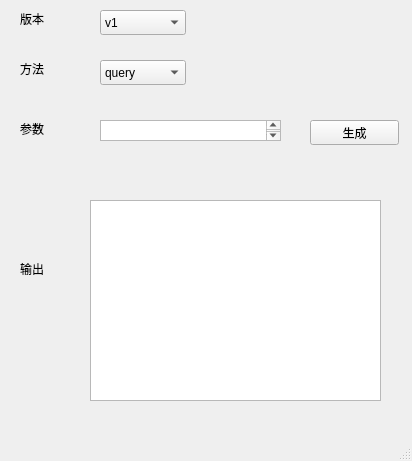
<?xml version="1.0" encoding="UTF-8"?>
<ui version="4.0">
 <class>MainWindow</class>
 <widget class="QMainWindow" name="MainWindow">
  <property name="geometry">
   <rect>
    <x>0</x>
    <y>0</y>
    <width>412</width>
    <height>461</height>
   </rect>
  </property>
  <property name="windowTitle">
   <string>MainWindow</string>
  </property>
  <widget class="QWidget" name="centralwidget">
   <widget class="QComboBox" name="comboBox">
    <property name="geometry">
     <rect>
      <x>100</x>
      <y>10</y>
      <width>86</width>
      <height>25</height>
     </rect>
    </property>
    <item>
     <property name="text">
      <string>v1</string>
     </property>
    </item>
   </widget>
   <widget class="QLabel" name="label">
    <property name="geometry">
     <rect>
      <x>20</x>
      <y>10</y>
      <width>67</width>
      <height>17</height>
     </rect>
    </property>
    <property name="text">
     <string>版本</string>
    </property>
   </widget>
   <widget class="QLabel" name="label_2">
    <property name="geometry">
     <rect>
      <x>20</x>
      <y>60</y>
      <width>67</width>
      <height>17</height>
     </rect>
    </property>
    <property name="text">
     <string>方法</string>
    </property>
   </widget>
   <widget class="QComboBox" name="comboBox_2">
    <property name="geometry">
     <rect>
      <x>100</x>
      <y>60</y>
      <width>86</width>
      <height>25</height>
     </rect>
    </property>
    <item>
     <property name="text">
      <string>query</string>
     </property>
    </item>
   </widget>
   <widget class="QTextEdit" name="textEdit">
    <property name="geometry">
     <rect>
      <x>100</x>
      <y>120</y>
      <width>181</width>
      <height>21</height>
     </rect>
    </property>
   </widget>
   <widget class="QLabel" name="label_3">
    <property name="geometry">
     <rect>
      <x>20</x>
      <y>120</y>
      <width>67</width>
      <height>17</height>
     </rect>
    </property>
    <property name="text">
     <string>参数</string>
    </property>
   </widget>
   <widget class="QLabel" name="label_4">
    <property name="geometry">
     <rect>
      <x>20</x>
      <y>260</y>
      <width>67</width>
      <height>17</height>
     </rect>
    </property>
    <property name="text">
     <string>输出</string>
    </property>
   </widget>
   <widget class="QPushButton" name="pushButton">
    <property name="geometry">
     <rect>
      <x>310</x>
      <y>120</y>
      <width>89</width>
      <height>25</height>
     </rect>
    </property>
    <property name="text">
     <string>生成</string>
    </property>
   </widget>
   <widget class="QTextEdit" name="textEdit_2">
    <property name="geometry">
     <rect>
      <x>90</x>
      <y>200</y>
      <width>291</width>
      <height>201</height>
     </rect>
    </property>
   </widget>
  </widget>
  <widget class="QMenuBar" name="menubar">
   <property name="geometry">
    <rect>
     <x>0</x>
     <y>0</y>
     <width>412</width>
     <height>22</height>
    </rect>
   </property>
  </widget>
  <widget class="QStatusBar" name="statusbar"/>
 </widget>
 <resources/>
 <connections/>
</ui>
